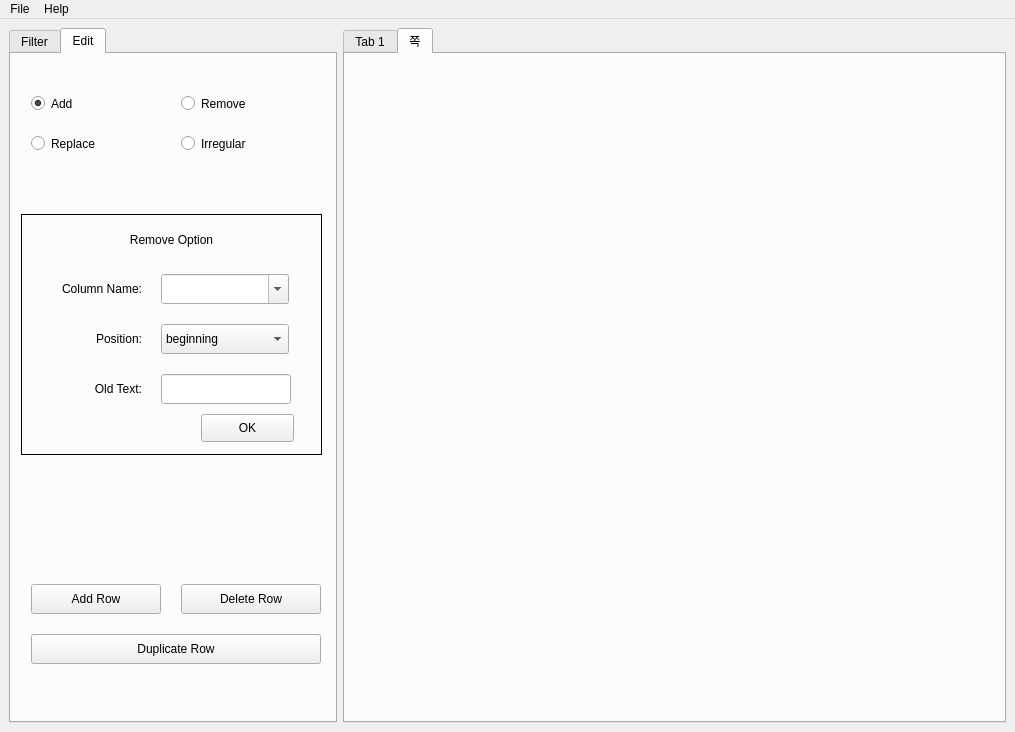
<?xml version="1.0" encoding="UTF-8"?>
<ui version="4.0">
 <class>Deco_LexO</class>
 <widget class="QMainWindow" name="Deco_LexO">
  <property name="geometry">
   <rect>
    <x>0</x>
    <y>0</y>
    <width>1015</width>
    <height>732</height>
   </rect>
  </property>
  <property name="windowTitle">
   <string>Deco-LexO</string>
  </property>
  <widget class="QWidget" name="centralwidget">
   <layout class="QGridLayout" name="gridLayout">
    <item row="0" column="0">
     <widget class="QTabWidget" name="tabWidget_1">
      <property name="maximumSize">
       <size>
        <width>328</width>
        <height>16777215</height>
       </size>
      </property>
      <property name="currentIndex">
       <number>1</number>
      </property>
      <widget class="QWidget" name="Modifying_Tab">
       <attribute name="title">
        <string>Filter</string>
       </attribute>
       <widget class="QComboBox" name="FEntryCombo">
        <property name="geometry">
         <rect>
          <x>30</x>
          <y>40</y>
          <width>81</width>
          <height>21</height>
         </rect>
        </property>
        <item>
         <property name="text">
          <string/>
         </property>
        </item>
        <item>
         <property name="text">
          <string>Equals</string>
         </property>
        </item>
        <item>
         <property name="text">
          <string>Starts with</string>
         </property>
        </item>
        <item>
         <property name="text">
          <string>Ends with</string>
         </property>
        </item>
        <item>
         <property name="text">
          <string>Contains</string>
         </property>
        </item>
        <item>
         <property name="text">
          <string>is empty</string>
         </property>
        </item>
       </widget>
       <widget class="QLineEdit" name="FEntry_Input">
        <property name="geometry">
         <rect>
          <x>120</x>
          <y>40</y>
          <width>141</width>
          <height>21</height>
         </rect>
        </property>
       </widget>
       <widget class="QLineEdit" name="FLemma_Input">
        <property name="geometry">
         <rect>
          <x>120</x>
          <y>100</y>
          <width>141</width>
          <height>21</height>
         </rect>
        </property>
       </widget>
       <widget class="QComboBox" name="FLemmaCombo">
        <property name="geometry">
         <rect>
          <x>30</x>
          <y>100</y>
          <width>81</width>
          <height>21</height>
         </rect>
        </property>
       </widget>
       <widget class="QComboBox" name="FCateCombo">
        <property name="geometry">
         <rect>
          <x>30</x>
          <y>160</y>
          <width>81</width>
          <height>21</height>
         </rect>
        </property>
       </widget>
       <widget class="QLineEdit" name="FCate_Input">
        <property name="geometry">
         <rect>
          <x>120</x>
          <y>160</y>
          <width>141</width>
          <height>21</height>
         </rect>
        </property>
       </widget>
       <widget class="QLineEdit" name="FFirst_1">
        <property name="geometry">
         <rect>
          <x>30</x>
          <y>320</y>
          <width>51</width>
          <height>21</height>
         </rect>
        </property>
       </widget>
       <widget class="QLineEdit" name="FFirst_2">
        <property name="geometry">
         <rect>
          <x>100</x>
          <y>320</y>
          <width>51</width>
          <height>21</height>
         </rect>
        </property>
       </widget>
       <widget class="QLineEdit" name="FFirst_3">
        <property name="geometry">
         <rect>
          <x>170</x>
          <y>320</y>
          <width>51</width>
          <height>21</height>
         </rect>
        </property>
       </widget>
       <widget class="QLineEdit" name="FSec_3">
        <property name="geometry">
         <rect>
          <x>170</x>
          <y>370</y>
          <width>51</width>
          <height>21</height>
         </rect>
        </property>
       </widget>
       <widget class="QLineEdit" name="FSec_2">
        <property name="geometry">
         <rect>
          <x>100</x>
          <y>370</y>
          <width>51</width>
          <height>21</height>
         </rect>
        </property>
       </widget>
       <widget class="QLineEdit" name="FSec_1">
        <property name="geometry">
         <rect>
          <x>30</x>
          <y>370</y>
          <width>51</width>
          <height>21</height>
         </rect>
        </property>
       </widget>
       <widget class="QLineEdit" name="FSecL_3">
        <property name="geometry">
         <rect>
          <x>170</x>
          <y>420</y>
          <width>51</width>
          <height>21</height>
         </rect>
        </property>
       </widget>
       <widget class="QLineEdit" name="FSecL_2">
        <property name="geometry">
         <rect>
          <x>100</x>
          <y>420</y>
          <width>51</width>
          <height>21</height>
         </rect>
        </property>
       </widget>
       <widget class="QLineEdit" name="FSecL_1">
        <property name="geometry">
         <rect>
          <x>30</x>
          <y>420</y>
          <width>51</width>
          <height>21</height>
         </rect>
        </property>
       </widget>
       <widget class="QLineEdit" name="FLast3">
        <property name="geometry">
         <rect>
          <x>170</x>
          <y>470</y>
          <width>51</width>
          <height>21</height>
         </rect>
        </property>
       </widget>
       <widget class="QLineEdit" name="FLast_2">
        <property name="geometry">
         <rect>
          <x>100</x>
          <y>470</y>
          <width>51</width>
          <height>21</height>
         </rect>
        </property>
       </widget>
       <widget class="QLineEdit" name="FLast_1">
        <property name="geometry">
         <rect>
          <x>30</x>
          <y>470</y>
          <width>51</width>
          <height>21</height>
         </rect>
        </property>
       </widget>
       <widget class="QFrame" name="FPhonoFrame">
        <property name="geometry">
         <rect>
          <x>10</x>
          <y>290</y>
          <width>281</width>
          <height>251</height>
         </rect>
        </property>
        <property name="frameShape">
         <enum>QFrame::Box</enum>
        </property>
        <property name="frameShadow">
         <enum>QFrame::Raised</enum>
        </property>
        <widget class="QComboBox" name="FColCombo">
         <property name="geometry">
          <rect>
           <x>90</x>
           <y>220</y>
           <width>81</width>
           <height>21</height>
          </rect>
         </property>
        </widget>
        <widget class="QLabel" name="label_7">
         <property name="geometry">
          <rect>
           <x>20</x>
           <y>50</y>
           <width>211</width>
           <height>31</height>
          </rect>
         </property>
         <property name="text">
          <string>Second syllable:</string>
         </property>
        </widget>
        <widget class="QLabel" name="label_8">
         <property name="geometry">
          <rect>
           <x>20</x>
           <y>100</y>
           <width>211</width>
           <height>31</height>
          </rect>
         </property>
         <property name="text">
          <string>Second-to-last syllable:</string>
         </property>
        </widget>
        <widget class="QLabel" name="label_9">
         <property name="geometry">
          <rect>
           <x>20</x>
           <y>0</y>
           <width>191</width>
           <height>31</height>
          </rect>
         </property>
         <property name="text">
          <string>First syllable:</string>
         </property>
        </widget>
        <widget class="QLabel" name="label_6">
         <property name="geometry">
          <rect>
           <x>20</x>
           <y>150</y>
           <width>211</width>
           <height>31</height>
          </rect>
         </property>
         <property name="text">
          <string>Last syllable:</string>
         </property>
        </widget>
        <widget class="QLabel" name="label_10">
         <property name="geometry">
          <rect>
           <x>10</x>
           <y>220</y>
           <width>61</width>
           <height>21</height>
          </rect>
         </property>
         <property name="text">
          <string>Column:</string>
         </property>
         <property name="alignment">
          <set>Qt::AlignRight|Qt::AlignTrailing|Qt::AlignVCenter</set>
         </property>
        </widget>
       </widget>
       <widget class="QPushButton" name="FFiltering_Button">
        <property name="geometry">
         <rect>
          <x>20</x>
          <y>550</y>
          <width>75</width>
          <height>23</height>
         </rect>
        </property>
        <property name="text">
         <string>Filter</string>
        </property>
       </widget>
       <widget class="QPushButton" name="FShow_Button">
        <property name="geometry">
         <rect>
          <x>110</x>
          <y>550</y>
          <width>75</width>
          <height>23</height>
         </rect>
        </property>
        <property name="text">
         <string>Show all</string>
        </property>
       </widget>
       <widget class="QPushButton" name="FClear_Button">
        <property name="geometry">
         <rect>
          <x>210</x>
          <y>550</y>
          <width>75</width>
          <height>23</height>
         </rect>
        </property>
        <property name="text">
         <string>Clear</string>
        </property>
       </widget>
       <widget class="QLabel" name="label">
        <property name="geometry">
         <rect>
          <x>30</x>
          <y>10</y>
          <width>56</width>
          <height>21</height>
         </rect>
        </property>
        <property name="text">
         <string>Entry:</string>
        </property>
       </widget>
       <widget class="QLabel" name="label_2">
        <property name="geometry">
         <rect>
          <x>30</x>
          <y>70</y>
          <width>56</width>
          <height>21</height>
         </rect>
        </property>
        <property name="text">
         <string>Lemma:</string>
        </property>
       </widget>
       <widget class="QLabel" name="label_3">
        <property name="geometry">
         <rect>
          <x>30</x>
          <y>130</y>
          <width>56</width>
          <height>21</height>
         </rect>
        </property>
        <property name="text">
         <string>Category:</string>
        </property>
       </widget>
       <widget class="QLineEdit" name="FInfo_Input">
        <property name="geometry">
         <rect>
          <x>120</x>
          <y>220</y>
          <width>141</width>
          <height>21</height>
         </rect>
        </property>
       </widget>
       <widget class="QLabel" name="label_4">
        <property name="geometry">
         <rect>
          <x>30</x>
          <y>190</y>
          <width>81</width>
          <height>21</height>
         </rect>
        </property>
        <property name="text">
         <string>Information:</string>
        </property>
       </widget>
       <widget class="QComboBox" name="FInfoCombo">
        <property name="geometry">
         <rect>
          <x>30</x>
          <y>220</y>
          <width>81</width>
          <height>21</height>
         </rect>
        </property>
       </widget>
       <widget class="QLabel" name="label_5">
        <property name="geometry">
         <rect>
          <x>10</x>
          <y>270</y>
          <width>141</width>
          <height>31</height>
         </rect>
        </property>
        <property name="font">
         <font>
          <weight>75</weight>
          <bold>true</bold>
         </font>
        </property>
        <property name="text">
         <string>Phonological shape</string>
        </property>
       </widget>
      </widget>
      <widget class="QWidget" name="Edit_Tab">
       <attribute name="title">
        <string>Edit</string>
       </attribute>
       <widget class="QRadioButton" name="Add_radio">
        <property name="geometry">
         <rect>
          <x>20</x>
          <y>40</y>
          <width>108</width>
          <height>19</height>
         </rect>
        </property>
        <property name="font">
         <font>
          <family>Arial</family>
         </font>
        </property>
        <property name="text">
         <string>Add</string>
        </property>
        <property name="checked">
         <bool>true</bool>
        </property>
       </widget>
       <widget class="QRadioButton" name="Remove_radio">
        <property name="geometry">
         <rect>
          <x>170</x>
          <y>40</y>
          <width>108</width>
          <height>19</height>
         </rect>
        </property>
        <property name="font">
         <font>
          <family>Arial</family>
         </font>
        </property>
        <property name="text">
         <string>Remove</string>
        </property>
       </widget>
       <widget class="QRadioButton" name="Replace_radio">
        <property name="geometry">
         <rect>
          <x>20</x>
          <y>80</y>
          <width>108</width>
          <height>19</height>
         </rect>
        </property>
        <property name="font">
         <font>
          <family>Arial</family>
         </font>
        </property>
        <property name="text">
         <string>Replace</string>
        </property>
       </widget>
       <widget class="QRadioButton" name="Irregular_radio">
        <property name="geometry">
         <rect>
          <x>170</x>
          <y>80</y>
          <width>108</width>
          <height>19</height>
         </rect>
        </property>
        <property name="font">
         <font>
          <family>Arial</family>
         </font>
        </property>
        <property name="text">
         <string>Irregular</string>
        </property>
       </widget>
       <widget class="QFrame" name="Remove_frame">
        <property name="geometry">
         <rect>
          <x>10</x>
          <y>160</y>
          <width>301</width>
          <height>241</height>
         </rect>
        </property>
        <property name="frameShape">
         <enum>QFrame::Box</enum>
        </property>
        <property name="frameShadow">
         <enum>QFrame::Plain</enum>
        </property>
        <widget class="QComboBox" name="Remove_column">
         <property name="geometry">
          <rect>
           <x>140</x>
           <y>60</y>
           <width>128</width>
           <height>30</height>
          </rect>
         </property>
         <property name="font">
          <font>
           <family>Arial</family>
          </font>
         </property>
         <property name="editable">
          <bool>true</bool>
         </property>
         <item>
          <property name="text">
           <string/>
          </property>
         </item>
         <item>
          <property name="text">
           <string>Lemma</string>
          </property>
         </item>
         <item>
          <property name="text">
           <string>Category</string>
          </property>
         </item>
        </widget>
        <widget class="QComboBox" name="Remove_position">
         <property name="geometry">
          <rect>
           <x>140</x>
           <y>110</y>
           <width>128</width>
           <height>30</height>
          </rect>
         </property>
         <property name="font">
          <font>
           <family>Arial</family>
          </font>
         </property>
         <item>
          <property name="text">
           <string>beginning</string>
          </property>
         </item>
         <item>
          <property name="text">
           <string>ending</string>
          </property>
         </item>
        </widget>
        <widget class="QLineEdit" name="Remove_oldText">
         <property name="geometry">
          <rect>
           <x>140</x>
           <y>160</y>
           <width>130</width>
           <height>30</height>
          </rect>
         </property>
         <property name="font">
          <font>
           <family>Arial</family>
          </font>
         </property>
         <property name="autoFillBackground">
          <bool>false</bool>
         </property>
        </widget>
        <widget class="QPushButton" name="Remove_start">
         <property name="geometry">
          <rect>
           <x>180</x>
           <y>200</y>
           <width>93</width>
           <height>28</height>
          </rect>
         </property>
         <property name="font">
          <font>
           <family>Arial</family>
          </font>
         </property>
         <property name="text">
          <string>OK</string>
         </property>
        </widget>
        <widget class="QLabel" name="label_11">
         <property name="geometry">
          <rect>
           <x>10</x>
           <y>60</y>
           <width>111</width>
           <height>30</height>
          </rect>
         </property>
         <property name="font">
          <font>
           <family>Arial</family>
          </font>
         </property>
         <property name="text">
          <string>Column Name:</string>
         </property>
         <property name="alignment">
          <set>Qt::AlignRight|Qt::AlignTrailing|Qt::AlignVCenter</set>
         </property>
        </widget>
        <widget class="QLabel" name="label_12">
         <property name="geometry">
          <rect>
           <x>10</x>
           <y>110</y>
           <width>111</width>
           <height>30</height>
          </rect>
         </property>
         <property name="font">
          <font>
           <family>Arial</family>
          </font>
         </property>
         <property name="text">
          <string>Position:</string>
         </property>
         <property name="alignment">
          <set>Qt::AlignRight|Qt::AlignTrailing|Qt::AlignVCenter</set>
         </property>
        </widget>
        <widget class="QLabel" name="label_13">
         <property name="geometry">
          <rect>
           <x>10</x>
           <y>160</y>
           <width>111</width>
           <height>30</height>
          </rect>
         </property>
         <property name="font">
          <font>
           <family>Arial</family>
          </font>
         </property>
         <property name="text">
          <string>Old Text:</string>
         </property>
         <property name="alignment">
          <set>Qt::AlignRight|Qt::AlignTrailing|Qt::AlignVCenter</set>
         </property>
        </widget>
        <widget class="QLabel" name="label_14">
         <property name="geometry">
          <rect>
           <x>0</x>
           <y>10</y>
           <width>301</width>
           <height>31</height>
          </rect>
         </property>
         <property name="font">
          <font>
           <family>Arial</family>
          </font>
         </property>
         <property name="text">
          <string>Remove Option</string>
         </property>
         <property name="alignment">
          <set>Qt::AlignCenter</set>
         </property>
        </widget>
       </widget>
       <widget class="QPushButton" name="Push_addrow">
        <property name="geometry">
         <rect>
          <x>20</x>
          <y>530</y>
          <width>130</width>
          <height>30</height>
         </rect>
        </property>
        <property name="font">
         <font>
          <family>Arial</family>
         </font>
        </property>
        <property name="text">
         <string>Add Row</string>
        </property>
       </widget>
       <widget class="QPushButton" name="Push_Deleterow">
        <property name="geometry">
         <rect>
          <x>170</x>
          <y>530</y>
          <width>140</width>
          <height>30</height>
         </rect>
        </property>
        <property name="font">
         <font>
          <family>Arial</family>
         </font>
        </property>
        <property name="text">
         <string>Delete Row</string>
        </property>
       </widget>
       <widget class="QPushButton" name="Push_Duplicaterow">
        <property name="geometry">
         <rect>
          <x>20</x>
          <y>580</y>
          <width>290</width>
          <height>30</height>
         </rect>
        </property>
        <property name="font">
         <font>
          <family>Arial</family>
         </font>
        </property>
        <property name="text">
         <string>Duplicate Row</string>
        </property>
       </widget>
      </widget>
     </widget>
    </item>
    <item row="0" column="1">
     <widget class="QTabWidget" name="dataFrame_Tab">
      <property name="currentIndex">
       <number>1</number>
      </property>
      <widget class="QWidget" name="tab">
       <attribute name="title">
        <string>Tab 1</string>
       </attribute>
       <layout class="QGridLayout" name="gridLayout_2">
        <item row="0" column="0">
         <widget class="QTableWidget" name="tableWidget"/>
        </item>
       </layout>
      </widget>
      <widget class="QWidget" name="tab_5">
       <attribute name="title">
        <string>쪽</string>
       </attribute>
      </widget>
     </widget>
    </item>
   </layout>
  </widget>
  <widget class="QMenuBar" name="menubar">
   <property name="geometry">
    <rect>
     <x>0</x>
     <y>0</y>
     <width>1015</width>
     <height>26</height>
    </rect>
   </property>
   <widget class="QMenu" name="menuFile">
    <property name="title">
     <string>File</string>
    </property>
    <widget class="QMenu" name="menuRecent_files">
     <property name="title">
      <string>Recent files</string>
     </property>
     <addaction name="actionNone"/>
    </widget>
    <addaction name="actionOpen_file_s"/>
    <addaction name="menuRecent_files"/>
    <addaction name="separator"/>
    <addaction name="actionSave"/>
    <addaction name="actionSave_file_as"/>
    <addaction name="separator"/>
    <addaction name="actionQuit"/>
   </widget>
   <widget class="QMenu" name="menuHelp">
    <property name="title">
     <string>Help</string>
    </property>
    <addaction name="actionAcknowledgement"/>
    <addaction name="separator"/>
    <addaction name="actionAbout_DecoLexO"/>
   </widget>
   <addaction name="menuFile"/>
   <addaction name="menuHelp"/>
  </widget>
  <action name="actionOpen_file_s">
   <property name="text">
    <string>Open files...</string>
   </property>
   <property name="shortcut">
    <string>Ctrl+O</string>
   </property>
   <property name="shortcutContext">
    <enum>Qt::WindowShortcut</enum>
   </property>
  </action>
  <action name="actionNone">
   <property name="text">
    <string>None</string>
   </property>
  </action>
  <action name="actionSave">
   <property name="text">
    <string>Save file</string>
   </property>
   <property name="shortcut">
    <string>Ctrl+S</string>
   </property>
  </action>
  <action name="actionSave_file_as">
   <property name="text">
    <string>Save file as...</string>
   </property>
   <property name="shortcut">
    <string>Ctrl+Shift+S</string>
   </property>
  </action>
  <action name="actionQuit">
   <property name="text">
    <string>Quit</string>
   </property>
   <property name="shortcut">
    <string>Ctrl+Q</string>
   </property>
  </action>
  <action name="actionAcknowledgement">
   <property name="text">
    <string>Acknowledgement</string>
   </property>
  </action>
  <action name="actionAbout_DecoLexO">
   <property name="text">
    <string>About DecoLexO</string>
   </property>
  </action>
 </widget>
 <resources/>
 <connections/>
</ui>
